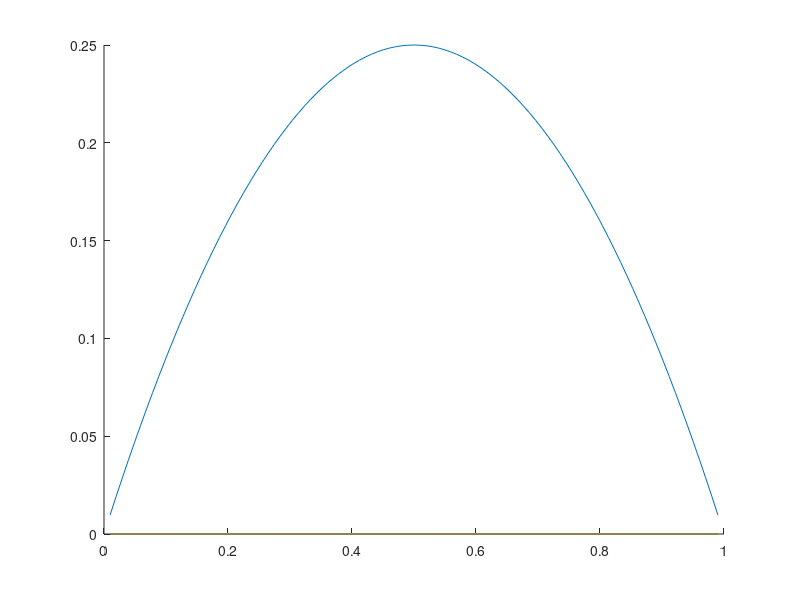

This figure's MATLAB source: (Note: this script raises an error after producing the figure.)
clear; clf
L = 5;
N = 101; a =0; b=1; h = (b-a)/(N+1); k = (0.5)^L; 
A = -2*diag(ones(N,1)) + diag(ones(N-1,1),-1) + diag(ones(N-1,1),1);
I = diag(ones(N,1));
D1 = I - (k/(2*h^2))*A;
D2 = I + (k/(2*h^2))*A;
D1 = D1^(-1);
u = zeros(N,1/k+1); x = h:h:b-h; u(:,1) = x.*(1-x); t = 0;
f = @(t,u) D1*D2*u;
hold
plot(x,u); 
%
for n=1:1/k+1 
    u(:,n+1) = rk4_step(f,t(n),u(:,n),k);
    t(n+1) = t(n) + k;
end

J = n;
for n=1:round(J/50):J
    plot(x,u(:,n));
end
hold
